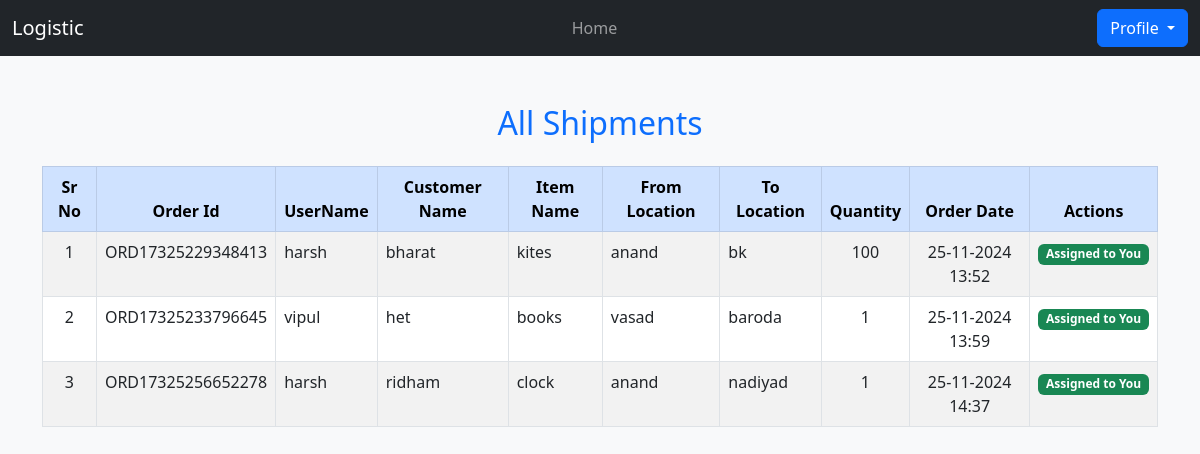
The page /public/client/shippment.php (signed in) on the database its author committed.
### tables this page shows
CREATE TABLE `shipment` (
  `shipment_id` int(11) NOT NULL,
  `order_id` varchar(255) NOT NULL,
  `username` varchar(50) DEFAULT NULL,
  `dealer_id` int(11) DEFAULT NULL,
  `dealer_name` varchar(50) NOT NULL,
  `customer_name` varchar(255) NOT NULL,
  `item_name` varchar(255) NOT NULL,
  `from_location` varchar(255) NOT NULL,
  `to_location` varchar(255) NOT NULL,
  `shipment_date` datetime NOT NULL,
  `quantity` int(11) NOT NULL,
  `status` enum('Pending','Shipped','Delivered') NOT NULL DEFAULT 'Pending'
);

CREATE TABLE `orders` (
  `order_id` varchar(255) NOT NULL,
  `username` varchar(50) DEFAULT NULL,
  `customer_name` varchar(255) NOT NULL,
  `item_name` varchar(255) NOT NULL,
  `from_location` varchar(255) NOT NULL,
  `to_location` varchar(255) NOT NULL,
  `quantity` int(11) NOT NULL,
  `order_date` datetime NOT NULL,
  `user_id` int(11) NOT NULL
);

### public/client/shippment.php (the view, shortened to what this page needs)
<?php
$host = 'localhost';
$db = 'project';
$user = 'root';
$pass = '';
$conn = new mysqli($host, $user, $pass, $db);
$client_id = intval($_SESSION['user_id']);
$query = "
    SELECT
        s.order_id, s.customer_name, s.item_name, s.from_location, s.to_location,
        s.quantity, s.shipment_date, s.status, o.username, s.dealer_id
    FROM shipment s
    LEFT JOIN orders o ON s.order_id = o.order_id
    WHERE s.dealer_id IS NULL OR s.dealer_id = ?";
$stmt = $conn->prepare($query);
$stmt->bind_param('i', $client_id);
$stmt->execute();
$result = $stmt->get_result();
$orders = $result->num_rows > 0 ? $result->fetch_all(MYSQLI_ASSOC) : [];
?>
<!DOCTYPE html>
<html lang="en">
<head>
    <link href="https://cdn.jsdelivr.net/npm/bootstrap@5.3.0-alpha1/dist/css/bootstrap.min.css" rel="stylesheet">
</head>
<body class="bg-light">
    <?php include 'client_header.php'; ?>
    <div class="container mt-5">
        <h2 class="text-center mb-4 text-primary">All Shipments</h2>
        <?php if (count($orders) > 0): ?>
            <div class="table-responsive">
                <table class="table table-striped table-bordered table-hover">
                    <thead class="table-primary text-center">
                        <tr>
                            <th>Sr No</th>
                            <th>Order Id</th>
                            <th>UserName</th>
                            <th>Customer Name</th>
                            <th>Item Name</th>
                            <th>From Location</th>
                            <th>To Location</th>
                            <th>Quantity</th>
                            <th>Order Date</th>
                            <th>Actions</th>
                        </tr>
                    </thead>
                    <tbody>
                        <?php foreach ($orders as $index => $order): ?>
                            <tr>
                                <td class="text-center"><?= $index + 1; ?></td>
                                <td><?= htmlspecialchars($order['order_id']); ?></td>
                                <td><?= htmlspecialchars($order['username'] ?? 'N/A'); ?></td>
                                <td><?= htmlspecialchars($order['customer_name']); ?></td>
                                <td><?= htmlspecialchars($order['item_name']); ?></td>
                                <td><?= htmlspecialchars($order['from_location']); ?></td>
                                <td><?= htmlspecialchars($order['to_location']); ?></td>
                                <td class="text-center"><?= htmlspecialchars($order['quantity']); ?></td>
                                <td class="text-center"><?= date('d-m-Y H:i', strtotime($order['shipment_date'])); ?></td>
                                <td class="text-center">
                                    <?php if (empty($order['dealer_id'])): ?>
                                        <form method="GET" action="take_shipment.php" class="d-inline">
                                            <input type="hidden" name="order_id" value="<?= htmlspecialchars($order['order_id']); ?>">
                                            <button type="submit" class="btn btn-sm btn-primary">Take</button>
                                        </form>
                                    <?php elseif ($order['dealer_id'] == $client_id): ?>
                                        <span class="badge bg-success">Assigned to You</span>
                                    <?php else: ?>
                                        <span class="badge bg-secondary">Assigned</span>
                                    <?php endif; ?>
                                </td>
                            </tr>
                        <?php endforeach; ?>
                    </tbody>
                </table>
            </div>
        <?php else: ?>
            <p class="alert alert-warning text-center">No shipments found.</p>
        <?php endif; ?>
    </div>
</body>
</html>

### public/client/client_header.php (shortened to what this page needs)
<!DOCTYPE html>
<html lang="en">
<head>
    <link href="../../assets/css/bootstrap" rel="stylesheet">
</head>
<body>
    <nav class="navbar navbar-expand-lg navbar-dark bg-dark">
        <div class="container-fluid">
            <a class="navbar-brand" href="#">Logistic</a>
            <div class="collapse navbar-collapse justify-content-center" id="navbarNav">
                <div class="navbar-nav">
                    <a class="nav-link btn btn-dark me-2" href="clientdash.php">Home</a>
                </div>
            </div>
            <div class="dropdown">
                <button class="btn btn-primary dropdown-toggle" type="button" id="profileDropdown" data-bs-toggle="dropdown" aria-expanded="false">
                    Profile
                </button>
            </div>
        </div>
    </nav>
</body>
</html>

### rows shown on the page
shipment: order "ORD17325229348413", order.username "harsh", customer_name "bharat", item_name "kites", from_location "anand", to_location "bk", quantity "100", shipment_date "25-11-2024 13:52", dealer_id "Assigned to You"
shipment: order "ORD17325233796645", order.username "vipul", customer_name "het", item_name "books", from_location "vasad", to_location "baroda", quantity "1", shipment_date "25-11-2024 13:59", dealer_id "Assigned to You"
shipment: order "ORD17325256652278", order.username "harsh", customer_name "ridham", item_name "clock", from_location "anand", to_location "nadiyad", quantity "1", shipment_date "25-11-2024 14:37", dealer_id "Assigned to You"
